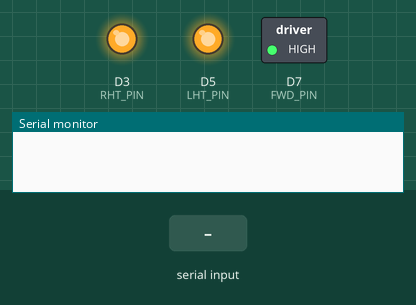
Bench run of a sketch on a simulated Arduino MKR. Parts: switched loads named in the sketch (green lamp = pin HIGH), output pins drawn as LEDs (lit = HIGH), the last lines printed to the serial monitor. The test bench sets the inputs (shaded band). WiFi joins after 1.5 s; servers stay silent unless stated.

Above: at 2.7 s.
2.8 s: "F" received over Serial
At 3.3 s:
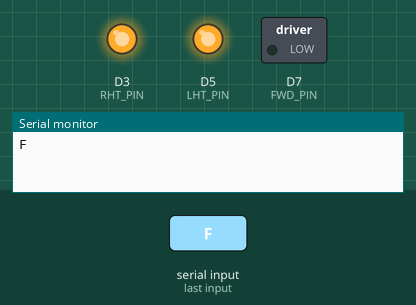
4.3 s: "L" received over Serial
At 5.5 s:
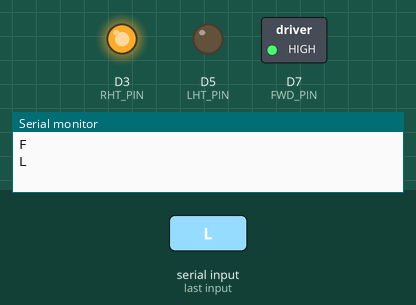
5.8 s: "R" received over Serial
At 6.8 s:
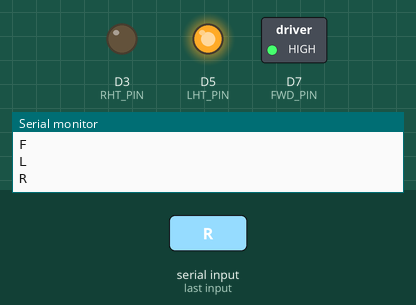
7.3 s: "S" received over Serial
At 8.0 s:
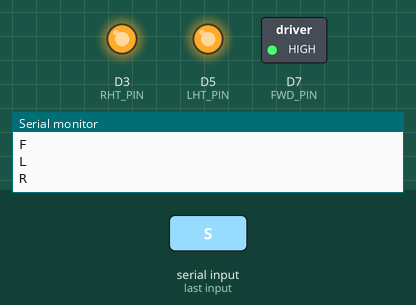
Timing chart, 0 to 9.8 s (numbered marks = the images above; inputs shaded):
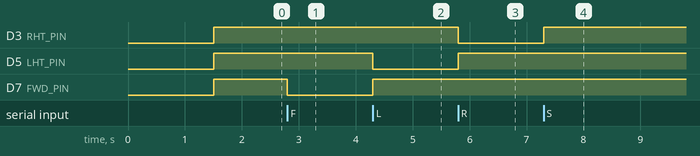

The sketch:

WheelchairController_WifiRev2_wireless.ino
```cpp
#include <WiFiNINA.h>
const int FWD_PIN = 7;
const int RHT_PIN = 3;
const int LHT_PIN = 5;
//const int TestOut = 6;
const int DELAY_TIME = 150;

//const int trigPin = 4;  // Trigger pin
//const int echoPin = 7;  // Echo pin


int incomingByte = 'S';  // a variable to read incoming serial data into
// Won't read as a char, will be the integer equivalent
int fwd_val = 0;
int rht_val = 0;
int lht_val = 0;
int bac_val=0;


bool turn_action = false;
char ssid[] = "WheelchairUno";     // your network SSID (name)
char pass[] = "wheelchair";  // your network password
void setup() {
  // initialize serial communication:9600
  Serial.begin(115200);
  WiFi.begin(ssid, pass);
  while (WiFi.status() != WL_CONNECTED) {
  delay(1000);
  Serial.println("Connecting to WiFi...");
  }
  //Serial.println("Connected to WiFi");
  //}
  // initialize the pins as an output:
  //pinMode(trigPin,OUTPUT);
  //pinMode(echoPin,INPUT);

  pinMode(FWD_PIN, OUTPUT);
  pinMode(RHT_PIN, OUTPUT);
  pinMode(LHT_PIN, OUTPUT);
 // pinMode(TestOut, OUTPUT);


}

/*
Could add in a log for seeing how long it takes, but the loop is so minimal that it is negligible

Need to keep in mind though that the step size needs to be greater than the delay time
*/

/*
Commands:
'F' = Forward, 'B' = Reverse, 'L' = Left, 'R' = Right, 'S' = Stop
*/
void loop() {


    // see if there's incoming serial data:
  if (Serial.available() > 0) {
    // read the oldest byte in the serial buffer:
    incomingByte = Serial.read();
    //Serial.println("incomingByte");
    //incomingByte = Serial.readStringUntil('\n')

    // Check the incoming action and set the pin values
    if (incomingByte == 'F') {
      fwd_val = HIGH;
      rht_val = LOW;
      lht_val = LOW;
      Serial.println("F");

      turn_action = true;
    } else if (incomingByte == 'L') {

      fwd_val = LOW;
      rht_val = LOW;
      lht_val = HIGH;
      Serial.println("L");
      turn_action = true;
    } else if (incomingByte == 'R') {
      fwd_val = 0;
      rht_val = 1;
      lht_val = 0;
      Serial.println("R");
      turn_action = true;
    } else if (incomingByte == 'S') {
      fwd_val = 0;
      rht_val = 0;
      lht_val = 0;

      turn_action = false;
    }
    //Serial.println(incomingByte);


    // Set the pins
    digitalWrite(FWD_PIN, !fwd_val);
    digitalWrite(RHT_PIN, !rht_val);
    digitalWrite(LHT_PIN, !lht_val);
    //digitalWrite(BACK_PIN, LOW);
    //delay(1000);


    // Check if turn, if so sleep then set pins
    //if (turn_action) {
    // delay(DELAY_TIME);
    //  rht_val = 0;
    //  lht_val = 0;
    //}
  }
  else
  {
    digitalWrite(FWD_PIN, !fwd_val);
    digitalWrite(RHT_PIN, !rht_val);
    digitalWrite(LHT_PIN, !lht_val);
  }
//}
  //else{
    //Serial.println("Else");
    //Serial.println("Collision warning");
    //digitalWrite(FWD_PIN, 0);
    //digitalWrite(RHT_PIN, 0);
    //digitalWrite(LHT_PIN, 0);
    //Serial.println(digitalRead(FWD_PIN));
  //}

}

/*
// Pin setup for the 4-pin fan
const int pwmPinL = 3; // Pin 3 is for PWM control of the left fan
const int pwmPinF = 5; // Pin 5 is for PWM control of the front fan
const int pwmPinR = 6; // Pin 6 is for PWM control of the right fan

void setup() {
  // Set the PWM pins as output pins
  pinMode(pwmPinL, OUTPUT);
  pinMode(pwmPinF, OUTPUT);
  pinMode(pwmPinR, OUTPUT);

  // Initialize Serial Communication
  Serial.begin(9600);
  Serial.println("Fan Control Initialized.");
  Serial.println("Enter 1 for Left Fan (L), 2 for Front Fan (F), 3 for Right Fan (R), s to stop.");

  // Ensure all fans are off initially
  digitalWrite(pwmPinL, LOW);
  digitalWrite(pwmPinF, LOW);
  digitalWrite(pwmPinR, LOW);
}

void loop() {
  // Check if there's any input from Serial Monitor
  if (Serial.available() > 0) {
    char input = Serial.read();  // Read the input from Serial Monitor

    // Check which fan to turn on based on the input
    if (input == 'F') {  // If user inputs '1', turn on the left fan
      Serial.println("Turning on Left Fan (L).");
      analogWrite(pwmPinL, 255); // Full speed for left fan
      analogWrite(pwmPinF, 0);   // Turn off the front fan
      analogWrite(pwmPinR, 0);   // Turn off the right fan
    }
    else if (input == '2') {  // If user inputs '2', turn on the front fan
      Serial.println("Turning on Front Fan (F).");
      analogWrite(pwmPinL, 0);  // Turn off the left fan
      analogWrite(pwmPinF, 255); // Full speed for front fan
      analogWrite(pwmPinR, 0);  // Turn off the right fan
    }
    else if (input == '3') {  // If user inputs '3', turn on the right fan
      Serial.println("Turning on Right Fan (R).");
      analogWrite(pwmPinL, 0);  // Turn off the left fan
      analogWrite(pwmPinF, 0);  // Turn off the front fan
      analogWrite(pwmPinR, 255); // Full speed for right fan
    }

    else if (input == 's') {  // If user inputs '3', turn on the right fan
      Serial.println("Off.");
      analogWrite(pwmPinL, 0);  // Turn off the left fan
      analogWrite(pwmPinF, 0);  // Turn off the front fan
      analogWrite(pwmPinR, 0); // Turn off the right fan
    }

  }
}
*/
```

Measured:
- after the input at 2.8 s, D7 (FWD_PIN): HIGH → LOW at once
- after the input at 4.3 s, D5 (LHT_PIN): HIGH → LOW at once; D7 (FWD_PIN): LOW → HIGH at once
- after the input at 5.8 s, D3 (RHT_PIN): HIGH → LOW at once; D5 (LHT_PIN): LOW → HIGH at once
- after the input at 7.3 s, D3 (RHT_PIN): LOW → HIGH at once
